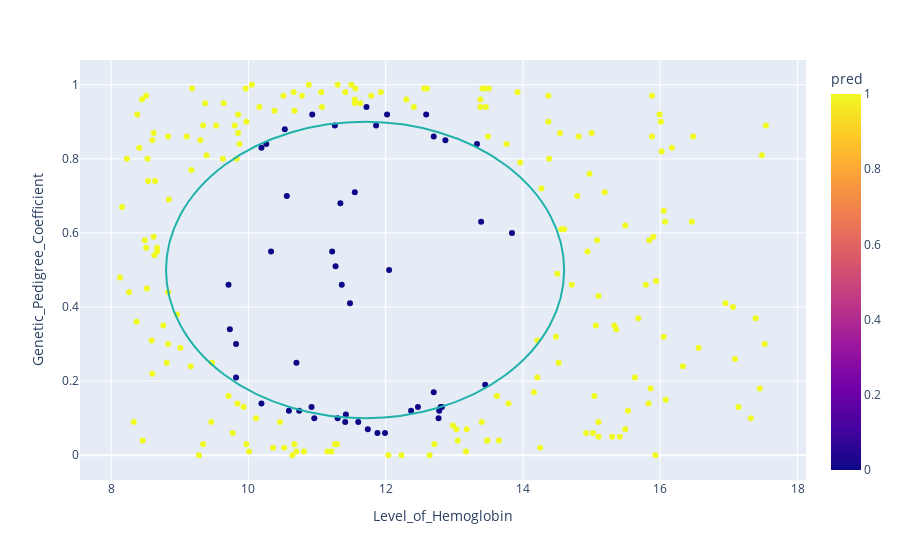

The cell this chart's notebook holds for it:
### Code cell
# wrong predictions

X_test['truth'] = Y_test.values
X_test['pred'] = Y_pred
X_test['errors'] = Y_test.values.flatten() == Y_pred
import plotly.express as px
fig = px.scatter(X_test[X_test.truth == 1], x="Level_of_Hemoglobin", y="Genetic_Pedigree_Coefficient", color="pred")
fig.add_shape(type="circle",
    xref="x", yref="y",
    x0=8.8, y0=0.1, x1=14.6, y1=0.9,
    line_color="LightSeaGreen",
)
fig.show()

### Figure 1 — Plotly figure (JSON) as saved in the notebook; plotly's stock layout.template omitted (floating-point values rounded to 4 significant figures; data arrays with more than 128 entries replaced by an {"elided": "..."} marker saying what was removed)
{"data": [{"hoverlabel": {"namelength": 0}, "hovertemplate": "Level_of_Hemoglobin=%{x}<br>Genetic_Pedigree_Coefficient=%{y}<br>pred=%{marker.color}", "legendgroup": "", "marker": {"color": {"elided": "238 int values"}, "coloraxis": "coloraxis", "symbol": "circle"}, "mode": "markers", "name": "", "showlegend": false, "type": "scatter", "x": {"elided": "238 float values"}, "xaxis": "x", "y": {"elided": "238 float values"}, "yaxis": "y"}], "layout": {"coloraxis": {"colorbar": {"title": {"text": "pred"}}, "colorscale": [[0, "#0d0887"], [0.1111, "#46039f"], [0.2222, "#7201a8"], [0.3333, "#9c179e"], [0.4444, "#bd3786"], [0.5556, "#d8576b"], [0.6667, "#ed7953"], [0.7778, "#fb9f3a"], [0.8889, "#fdca26"], [1, "#f0f921"]]}, "legend": {"tracegroupgap": 0}, "margin": {"t": 60}, "shapes": [{"line": {"color": "LightSeaGreen"}, "type": "circle", "x0": 8.8, "x1": 14.6, "xref": "x", "y0": 0.1, "y1": 0.9, "yref": "y"}], "xaxis": {"anchor": "y", "domain": [0, 1], "title": {"text": "Level_of_Hemoglobin"}}, "yaxis": {"anchor": "x", "domain": [0, 1], "title": {"text": "Genetic_Pedigree_Coefficient"}}}}
